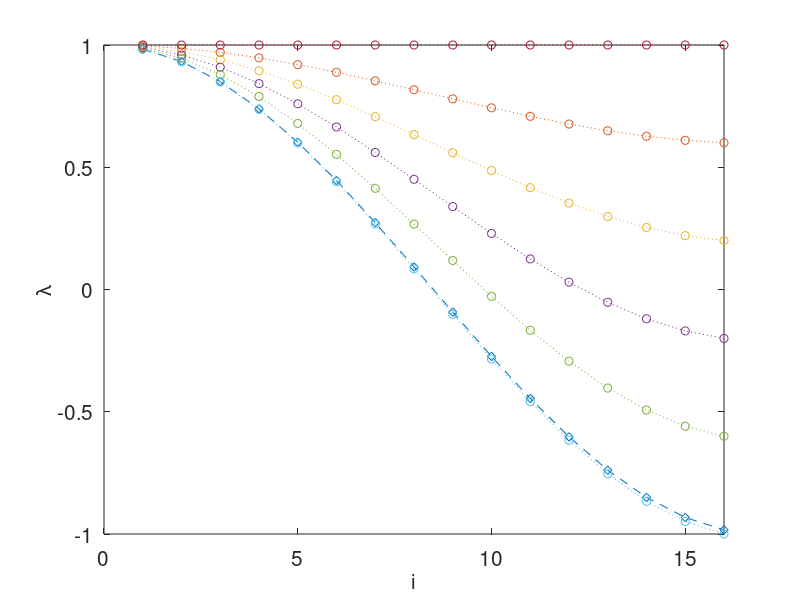

MATLAB code for this plot:
%----
% graph of rho vs omega
% for several N
%---

hold on
N=16;

omopt=0.5/(sin(0.5*pi/(N+1))^2+sin(0.5*N*pi/(N+1))^2);
omax=0.5/sin(0.5*N*pi/(N+1))^2;

for times=1:7
 if(times==1)
  omega=omopt;
 elseif(times==2)
  omega=0.2*omax;
 elseif(times==3)
  omega=0.4*omax;
 elseif(times==4)
  omega=0.6*omax;
 elseif(times==5)
  omega=0.8*omax;
 elseif(times==6)
  omega=omax;
 elseif(times==7)
  omega=0.0;
 end

 for i=1:N
  l(i)=1-4*omega*sin(0.5*i*pi/(N+1))^2;
 end
 x=linspace(1,N,N)

  if(times==1)
   plot(x,l,'--d')
  else
   plot(x,l,':o')
  end

end

%---
set(gca,'fontsize',15)
xlabel('i','fontsize',15)
ylabel('\lambda','fontsize',15)
axis([0 N -1 1]);
box
%---
